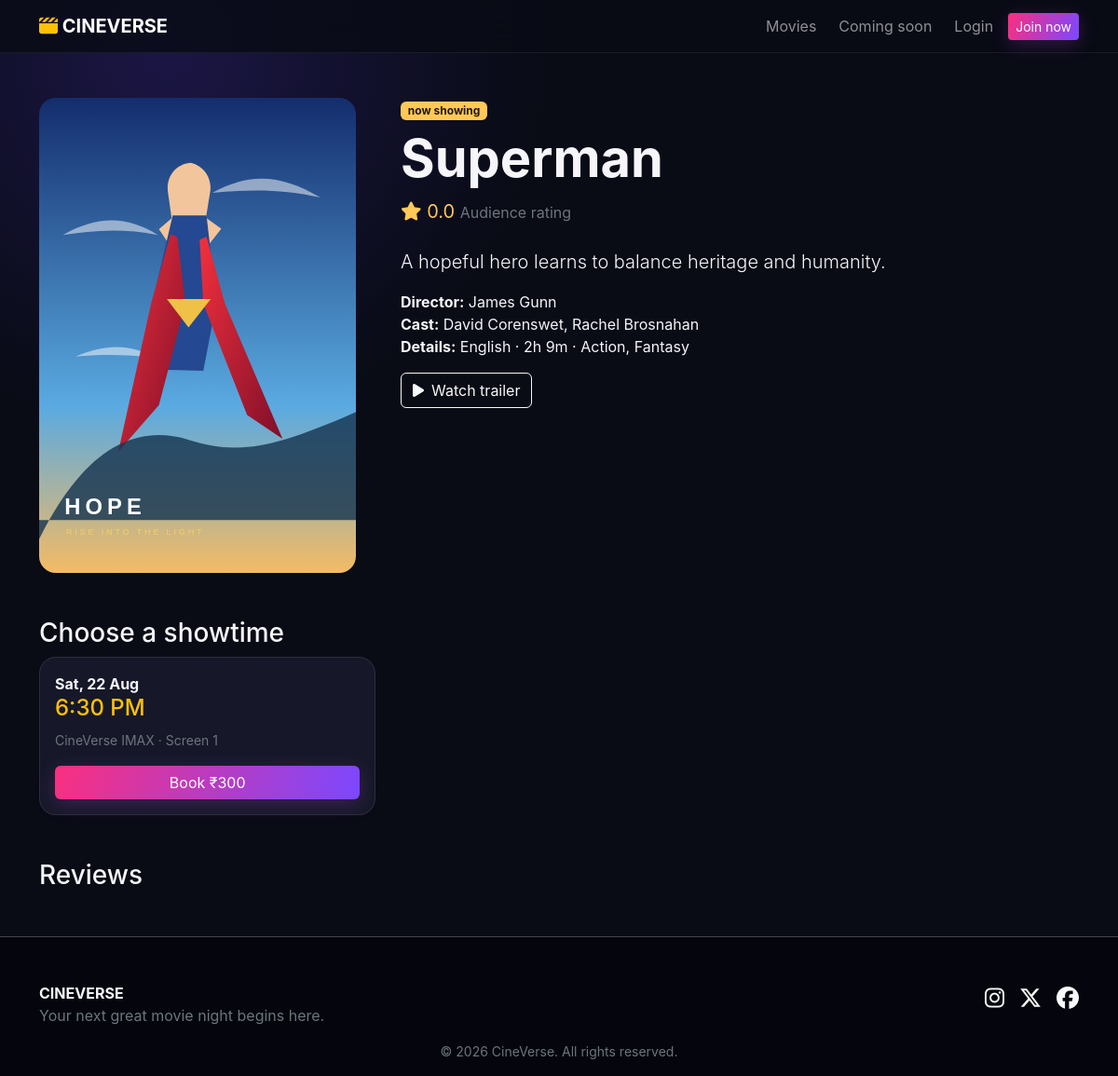
Screenshot of /movie.php?id=2 with the database file from the repository.
### tables this page shows
CREATE TABLE movies(id INT AUTO_INCREMENT PRIMARY KEY,title VARCHAR(180) NOT NULL,poster VARCHAR(255),banner VARCHAR(255),trailer_url VARCHAR(255),cast_members TEXT,director VARCHAR(150),language VARCHAR(80),duration VARCHAR(40),genre VARCHAR(120),release_date DATE,description TEXT,ticket_price DECIMAL(10,2) DEFAULT 250,status ENUM('now_showing','upcoming') DEFAULT 'now_showing',created_at TIMESTAMP DEFAULT CURRENT_TIMESTAMP,INDEX(status),INDEX(release_date));

CREATE TABLE shows(id INT AUTO_INCREMENT PRIMARY KEY,movie_id INT NOT NULL,screen_id INT NOT NULL,show_date DATE NOT NULL,show_time TIME NOT NULL,ticket_price DECIMAL(10,2) NOT NULL,FOREIGN KEY(movie_id) REFERENCES movies(id) ON DELETE CASCADE,FOREIGN KEY(screen_id) REFERENCES screens(id) ON DELETE CASCADE,INDEX(movie_id,show_date));

CREATE TABLE theaters(id INT AUTO_INCREMENT PRIMARY KEY,name VARCHAR(120) NOT NULL,address VARCHAR(255));

CREATE TABLE screens(id INT AUTO_INCREMENT PRIMARY KEY,theater_id INT NOT NULL,name VARCHAR(80) NOT NULL,FOREIGN KEY(theater_id) REFERENCES theaters(id) ON DELETE CASCADE);

### config/database.php (called while the page is built, shortened)
<?php
function db(): PDO {
    static $pdo;
    if (!$pdo) {
        $pdo = new PDO('mysql:host='.DB_HOST.';dbname='.DB_NAME.';charset=utf8mb4', DB_USER, DB_PASS, [
            PDO::ATTR_ERRMODE => PDO::ERRMODE_EXCEPTION,
            PDO::ATTR_DEFAULT_FETCH_MODE => PDO::FETCH_ASSOC,
            PDO::ATTR_EMULATE_PREPARES => false,
        ]);
    }
    return $pdo;
}

### includes/functions.php (called while the page is built, shortened)
<?php
require_once __DIR__.'/../config/database.php';
function e(?string $value): string { return htmlspecialchars((string)$value, ENT_QUOTES, 'UTF-8'); }
function movie_poster(array $movie): string {
    $seedPosters = [
        1 => 'assets/images/posters/avatar-fire-and-ash.svg',
        2 => 'assets/images/posters/superman.svg',
        3 => 'assets/images/posters/jurassic-world-rebirth.svg',
        4 => 'assets/images/posters/mission-impossible-final-reckoning.svg',
        5 => 'assets/images/posters/fantastic-four.svg',
        6 => 'assets/images/posters/f1.svg',
        7 => 'assets/images/posters/ballerina.svg',
        8 => 'assets/images/posters/elio.svg',
        9 => 'assets/images/posters/how-to-train-your-dragon.svg',
        10 => 'assets/images/posters/the-bad-guys-2.svg',
    ];
    $poster = $movie['poster'] ?? '';
    if ($poster && $poster !== 'assets/images/cinema-poster.svg') return $poster;
    return $seedPosters[(int) ($movie['id'] ?? 0)] ?? 'assets/images/cinema-poster.svg';
}

### movie.php (the view, shortened to what this page needs)
<?php
require 'includes/functions.php';
$id=(int)($_GET['id']??0);
if ($id > 0) {
    $s=db()->prepare('SELECT * FROM movies WHERE id=?');
    $s->execute([$id]);
} else {
    $s=db()->query("SELECT * FROM movies WHERE status='now_showing' ORDER BY release_date DESC LIMIT 1");
}
$m=$s->fetch();
$id=(int)$m['id'];
$m['avg_rating']=0; $shows=[]; $reviews=[]; $dataWarning='';
try {
    $rating=db()->prepare('SELECT COALESCE(AVG(rating),0) FROM reviews WHERE movie_id=? AND approved=1');
    $rating->execute([$id]); $m['avg_rating']=$rating->fetchColumn();
    $showQuery=db()->prepare('SELECT s.*,t.name theater,sc.name screen FROM shows s JOIN screens sc ON sc.id=s.screen_id JOIN theaters t ON t.id=sc.theater_id WHERE s.movie_id=? AND s.show_date>=CURDATE() ORDER BY s.show_date,s.show_time');
    $showQuery->execute([$id]); $shows=$showQuery->fetchAll();
} catch (PDOException $e) { $dataWarning='Showtime and review data is not available yet. Import the complete database/movie_booking.sql file.'; }
$pageTitle=$m['title'];require 'includes/header.php';?>
<section class="container py-5"><div class="row g-5"><div class="col-md-4"><img class="poster-lg" src="<?=e(movie_poster($m))?>" alt=""></div><div class="col-md-8"><span class="badge badge-status"><?=e(str_replace('_',' ',$m['status']))?></span><h1 class="display-4 fw-bold mt-2"><?=e($m['title'])?></h1><div class="rating fs-5"><i class="fa fa-star"></i> <?=number_format($m['avg_rating']?:4.5,1)?> <span class="text-secondary fs-6">Audience rating</span></div><p class="lead mt-4"><?=e($m['description'])?></p><p><strong>Director:</strong> <?=e($m['director'])?><br><strong>Cast:</strong> <?=e($m['cast_members'])?><br><strong>Details:</strong> <?=e($m['language'])?> · <?=e($m['duration'])?> · <?=e($m['genre'])?></p><?php if($m['trailer_url']):?><button class="btn btn-outline-light" data-bs-toggle="modal" data-bs-target="#trailer"><i class="fa fa-play me-2"></i>Watch trailer</button><?php endif?></div></div></section>
<section class="container"><h3>Choose a showtime</h3><?php if($dataWarning): ?><div class="alert alert-warning"><?=e($dataWarning)?></div><?php elseif(!$shows): ?><div class="alert alert-info">No future showtimes have been created for this movie. Sign in as an admin and add one under <strong>Shows</strong>.</div><?php else: ?><div class="row g-3 mb-5"><?php foreach($shows as $sh):?><div class="col-md-4"><div class="booking-panel p-3"><strong><?=date('D, d M',strtotime($sh['show_date']))?></strong><h4 class="text-warning"><?=date('g:i A',strtotime($sh['show_time']))?></h4><small class="text-secondary"><?=e($sh['theater'])?> · <?=e($sh['screen'])?></small><a class="btn btn-gradient d-block mt-3" href="booking.php?show=<?=$sh['id']?>">Book ₹<?=number_format($sh['ticket_price'])?></a></div></div><?php endforeach?></div><?php endif ?><h3>Reviews</h3><?php foreach($reviews as $r):?><div class="border-bottom border-secondary-subtle py-3"><strong><?=e($r['name'])?></strong> <span class="rating">★★★★★</span><p class="mb-0 text-secondary"><?=e($r['review'])?></p></div><?php endforeach?></section>
<?php require 'includes/footer.php'; ?>

### assets/css/style.css (style rules this page uses)
:root { --ink:#090b15;--panel:rgba(27,30,49,.74);--pink:#fa2f7f;--violet:#7b48ff;--gold:#ffc857 }
body { background:radial-gradient(circle at 15% 5%,#1b1645 0,transparent 27%),var(--ink);min-height:100vh;color:#f5f5fa;font-family:Inter,system-ui,sans-serif }
.btn-gradient { border:0;color:white;background:linear-gradient(110deg,var(--pink),var(--violet));box-shadow:0 5px 20px #8d37aa55 }
.poster-lg { max-height:530px;width:100%;object-fit:cover;border-radius:18px }
.badge-status { background:#ffc857;color:#221700 }
.booking-panel { position:sticky;top:85px;background:var(--panel);border:1px solid #ffffff18;border-radius:18px;padding:24px }
.rating { color:#ffc857 }

### rows the page displays
movies: poster (picture), status "now showing", title "Superman", description "A hopeful hero learns to balance heritage and humanity.", director "James Gunn", cast_members "David Corenswet, Rachel Brosnahan", language "English", duration "2h 9m", genre "Action, Fantasy"
shows: show_date "Sat, 22 Aug", show_time "6:30 PM", theaters.name "CineVerse IMAX", screen.name "Screen 1", ticket_price "300"

### other values shown
$m['avg_rating']?:4.5 "0.0"
